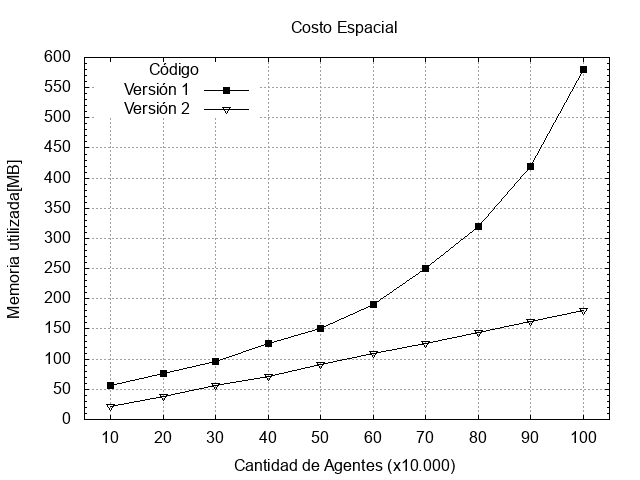

Write gnuplot code to recreate this figure.
#!/usr/bin/env gnuplot

set encoding iso_8859_1

set term png size 640,480
set output "uso_memoria.png"

set title "Costo Espacial"
set ylabel "Memoria utilizada[MB]"
set xlabel "Cantidad de Agentes (x10.000)"

set key top left 
set key title "Código" 

set grid

set xrange [5:105]
set yrange [0:*]
set xtics 10
set ytics 50
set mytics 5

set datafile separator ":"

plot "uso_memoria.txt"  using 1:2 title "Versión 1"  with linespoints lt -1 lw 1 pointtype 5 pointsize 1, \
	 "uso_memoria.txt"  using 1:3 title "Versión 2"  with linespoints lt -1 lw 1 pointtype 10 pointsize 1
